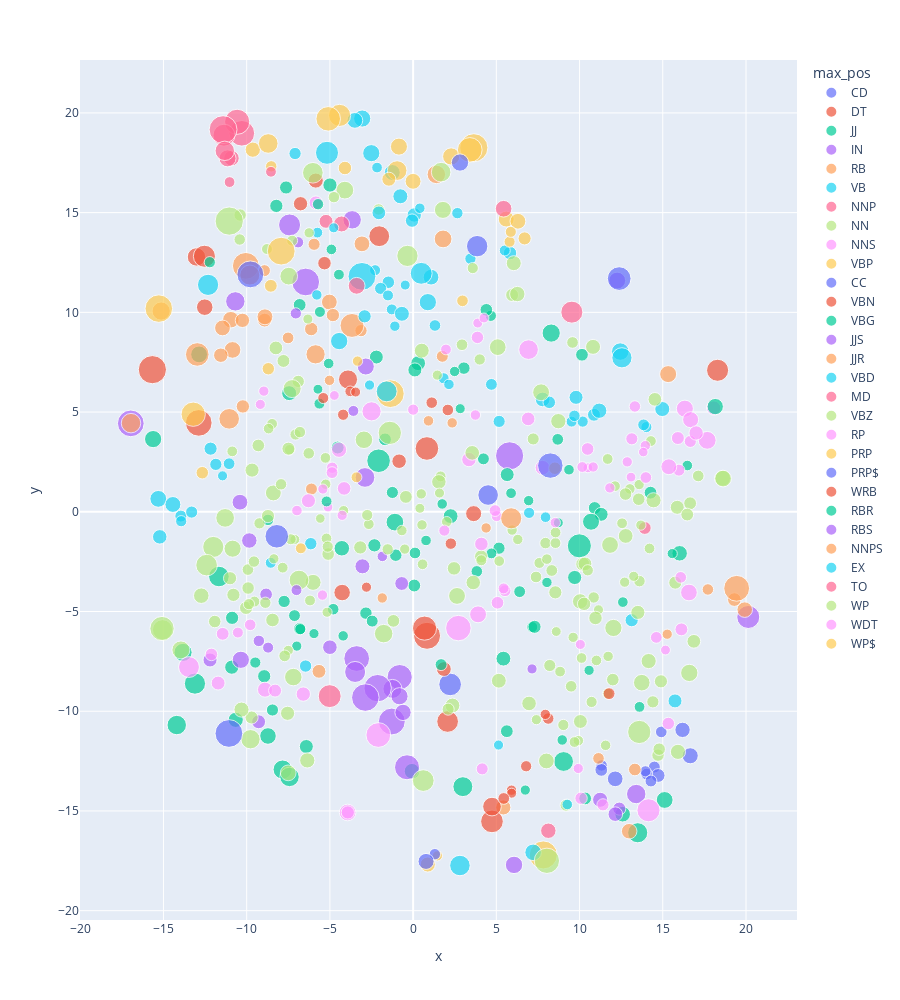

Source (notebook cell):
### Code cell
tsne_engine = TSNE(perplexity=40, n_components=2, init='pca', n_iter=2500, random_state=123)
tsne_model = tsne_engine.fit_transform(WV.to_numpy())
TSNE_DF = pd.DataFrame(tsne_model, columns=['x', 'y'], index=WV.index)

X = TSNE_DF.join(VOCAB, how='left')
px.scatter(X.reset_index(), 'x', 'y', color='max_pos', hover_name='term_str', size='dfidf',
          height=1000)

### Figure 1 — Plotly figure (JSON) as saved in the notebook; plotly's stock layout.template omitted (floating-point values rounded to 4 significant figures; data arrays with more than 128 entries replaced by an {"elided": "..."} marker saying what was removed)
{"data": [{"hovertemplate": "<b>%{hovertext}</b><br><br>max_pos=CD<br>x=%{x}<br>y=%{y}<br>dfidf=%{marker.size}<extra></extra>", "hovertext": ["1", "10", "2", "3", "4", "5", "billion", "four", "million", "one", "three", "two"], "legendgroup": "CD", "marker": {"color": "#636efa", "size": [849.7, 886.3, 1188.0, 849.7, 783.8, 881.8, 1466.0, 812.3, 1615.0, 3198.0, 1010.0, 1540.0], "sizemode": "area", "sizeref": 12.46, "symbol": "circle"}, "mode": "markers", "name": "CD", "orientation": "v", "showlegend": true, "type": "scatter", "x": [14.91, 14.49, 14.72, 14.03, 13.96, 14.29, 16.19, 11.33, 16.65, 2.224, 11.31, 12.14], "xaxis": "x", "y": [-11.04, -12.8, -13.22, -13.15, -13.01, -13.5, -10.93, -12.72, -12.23, -8.655, -12.94, -13.39], "yaxis": "y"}, {"hovertemplate": "<b>%{hovertext}</b><br><br>max_pos=DT<br>x=%{x}<br>y=%{y}<br>dfidf=%{marker.size}<extra></extra>", "hovertext": ["a", "all", "an", "another", "any", "both", "each", "every", "no", "some", "the", "these", "this", "those"], "legendgroup": "DT", "marker": {"color": "#EF553B", "size": [4558.0, 4434.0, 3634.0, 1361.0, 2116.0, 1608.0, 1316.0, 2935.0, 3038.0, 2265.0, 1705.0, 3484.0, 4958.0, 3044.0], "sizemode": "area", "sizeref": 12.46, "symbol": "circle"}, "mode": "markers", "name": "DT", "orientation": "v", "showlegend": true, "type": "scatter", "x": [0.8356, -12.88, 0.6867, 1.848, -13.02, 3.637, -0.8418, 2.073, -12.54, -3.911, -4.266, 0.8296, -15.67, 18.29], "xaxis": "x", "y": [-6.217, 4.457, -5.833, -7.886, 12.78, -0.09219, 2.537, -10.51, 12.81, 6.637, -4.05, 3.175, 7.126, 7.096], "yaxis": "y"}, {"hovertemplate": "<b>%{hovertext}</b><br><br>max_pos=JJ<br>x=%{x}<br>y=%{y}<br>dfidf=%{marker.size}<extra></extra>", "hovertext": ["able", "additional", "adequate", "american", "basic", "big", "bipartisan", "certain", "clean", "clear", "common", "democratic", "different", "domestic", "economic", "effective", "equal", "essential", "fair", "fellow", "few", "financial", "first", "fiscal", "foreign", "free", "full", "further", "good", "great", "hard", "high", "historic", "human", "immediate", "important", "individual", "industrial", "international", "large", "last", "little", "local", "long", "low", "major", "many", "medical", "military", "modern", "much", "national", "necessary", "new", "next", "nuclear", "old", "open", "other", "own", "past", "peaceful", "personal", "political", "possible", "present", "private", "proud", "public", "ready", "real", "recent", "safe", "same", "second", "serious", "single", "small", "social", "soviet", "special", "strong", "such", "sure", "third", "total", "true", "vital", "whole", "young"], "legendgroup": "JJ", "marker": {"color": "#00cc96", "size": [1078.0, 710.8, 670.7, 3470.0, 935.8, 705.9, 793.4, 917.9, 614.1, 1031.0, 1090.0, 779.1, 608.8, 759.8, 2273.0, 890.9, 735.5, 944.6, 1010.0, 1040.0, 1019.0, 695.9, 2442.0, 730.6, 1223.0, 2054.0, 1372.0, 971.0, 2068.0, 2641.0, 1208.0, 1505.0, 690.9, 1254.0, 665.6, 1397.0, 835.7, 685.9, 1090.0, 854.3, 2529.0, 695.9, 1014.0, 1952.0, 645.2, 1065.0, 2478.0, 705.9, 1717.0, 645.2, 1762.0, 2356.0, 1364.0, 3625.0, 1765.0, 926.9, 1019.0, 854.3, 2803.0, 2359.0, 1529.0, 650.3, 634.9, 877.2, 1231.0, 1372.0, 1204.0, 759.8, 1806.0, 730.6, 966.7, 655.4, 720.7, 1501.0, 1099.0, 755.0, 895.4, 1023.0, 1251.0, 831.1, 997.1, 1437.0, 1850.0, 1103.0, 1023.0, 655.4, 821.7, 769.5, 935.8, 1014.0], "sizemode": "area", "sizeref": 12.46, "symbol": "circle"}, "mode": "markers", "name": "JJ", "orientation": "v", "showlegend": true, "type": "scatter", "x": [-7.633, 12.6, 6.942, -2.075, 5.159, -4.91, 4.669, -1.245, 8.725, -6.817, -10.88, -9.482, -5.718, 7.157, -7.842, 4.223, 4.705, -6.811, 10.15, -4.532, 10.34, 0.7763, 9.04, 13.6, -6.415, -13.82, 2.253, 3.05, 8.295, -11.67, -2.209, 16.01, 1.748, -10.9, 2.492, -7.447, 3.827, -4.203, -8.947, 0.1124, 13.49, -5.073, 10.91, -1.094, 15.57, 7.298, 2.988, 16.47, -8.72, -5.957, -12.86, -7.426, 0.3014, 9.987, 15.11, -8.451, 5.631, 8.69, -13.11, -14.2, 12.59, -6.989, 2.829, -7.127, 0.1058, 5.425, 11.3, -5.6, 10.69, -4.457, -1.041, 6.74, 5.886, -0.06996, -2.325, -5.629, 1.681, 14.26, 9.706, -4.801, 4.4, -10.66, -15.62, -8.218, 0.06932, 10.57, -8.72, -6.778, -7.75, -1.688], "xaxis": "x", "y": [16.26, -4.528, 0.5595, 2.559, -1.825, 13.16, 9.827, 0.9692, -0.5487, 10.37, -5.317, -7.559, 6.147, -5.778, -12.92, 2.654, -2.086, -5.865, 7.874, 3.222, -14.37, -1.438, -12.52, -9.781, -11.77, -7.048, -0.2177, 7.203, 8.961, -3.245, 7.758, -2.081, 0.3936, -7.791, 7.036, 5.949, -2.988, -6.22, -8.244, -2.065, -16.09, 7.435, 0.1921, -0.5183, -2.096, -5.768, -13.78, 2.32, -11.24, -6.108, 7.892, -13.29, 7.449, -1.708, -14.45, -9.938, -11.0, 3.632, -8.615, -10.69, -15.16, -6.735, 5.17, -5.205, 7.113, -7.364, -0.1279, 10.02, -0.4988, 11.89, -2.176, -13.95, 0.9328, -13.01, -1.681, 5.424, -7.663, 0.9591, -3.294, -4.884, 10.13, -10.43, 3.645, 15.34, -3.697, -7.947, -0.4057, -5.883, -4.495, 3.632], "yaxis": "y"}, {"hovertemplate": "<b>%{hovertext}</b><br><br>max_pos=IN<br>x=%{x}<br>y=%{y}<br>dfidf=%{marker.size}<extra></extra>", "hovertext": ["about", "across", "after", "against", "among", "around", "as", "at", "because", "before", "behind", "between", "beyond", "by", "during", "for", "from", "if", "in", "into", "like", "of", "on", "over", "since", "than", "that", "through", "throughout", "toward", "under", "until", "upon", "whether", "while", "with", "within", "without"], "legendgroup": "IN", "marker": {"color": "#ab63fa", "size": [2119.0, 1006.0, 1419.0, 1847.0, 1239.0, 826.4, 4447.0, 3906.0, 2344.0, 1892.0, 755.0, 1331.0, 690.9, 4495.0, 1065.0, 4957.0, 3965.0, 3021.0, 4130.0, 2244.0, 1809.0, 2755.0, 4679.0, 2356.0, 1331.0, 3308.0, 4802.0, 1837.0, 759.8, 1212.0, 1658.0, 793.4, 1487.0, 798.1, 1408.0, 4730.0, 1196.0, 1784.0], "sizemode": "area", "sizeref": 12.46, "symbol": "circle"}, "mode": "markers", "name": "IN", "orientation": "v", "showlegend": true, "type": "scatter", "x": [-3.662, -8.834, 11.24, -10.35, -12.2, -9.27, -16.96, -0.366, -10.68, 6.063, -3.591, -5.0, -1.849, -1.28, 12.39, 5.796, -0.8078, -7.423, -3.39, -1.243, -2.844, -3.484, -2.13, 13.4, 12.15, 20.14, -6.453, -0.818, -8.712, -9.283, -0.6061, -7.048, -9.842, -6.914, -3.046, -2.872, -0.6863, 12.26], "xaxis": "x", "y": [14.64, -4.14, -14.44, -7.421, -7.43, -6.473, 4.434, -12.81, 10.55, -17.71, 5.058, -6.79, -2.236, -10.51, -14.88, 2.805, -8.289, 14.38, -7.357, -8.88, 7.284, -8.031, -8.843, -14.15, -15.16, -5.274, 11.52, -9.249, -6.81, -10.53, -10.06, 9.948, -1.44, 13.51, -2.735, -9.314, -3.595, 11.59], "yaxis": "y"}, {"hovertemplate": "<b>%{hovertext}</b><br><br>max_pos=RB<br>x=%{x}<br>y=%{y}<br>dfidf=%{marker.size}<extra></extra>", "hovertext": ["abroad", "again", "ago", "ahead", "almost", "alone", "already", "also", "always", "away", "back", "enough", "especially", "even", "ever", "far", "finally", "forward", "fully", "here", "instead", "just", "nearly", "never", "not", "now", "often", "once", "only", "so", "still", "then", "together", "too", "very", "well", "yet"], "legendgroup": "RB", "marker": {"color": "#FFA15A", "size": [895.4, 1554.0, 1505.0, 940.2, 845.0, 858.9, 1430.0, 2650.0, 1188.0, 922.4, 1550.0, 890.9, 670.7, 1736.0, 1508.0, 1304.0, 895.4, 1119.0, 690.9, 2127.0, 680.8, 2307.0, 1006.0, 1574.0, 4476.0, 3579.0, 675.8, 1107.0, 2510.0, 3466.0, 1704.0, 1127.0, 2060.0, 1550.0, 1964.0, 2366.0, 1285.0], "sizemode": "area", "sizeref": 12.46, "symbol": "circle"}, "mode": "markers", "name": "RB", "orientation": "v", "showlegend": true, "type": "scatter", "x": [-6.109, -5.033, 12.98, -3.131, 11.14, -7.512, 5.418, -11.05, -8.923, -5.951, -3.075, -8.933, 4.387, -10.85, 19.92, -11.56, 1.753, -10.23, 0.9232, 1.395, 2.346, -5.861, 13.32, -8.903, -10.05, -3.672, -5.026, -4.821, -9.815, -12.97, -10.95, -6.121, -15.14, -11.45, 1.801, -16.95, -10.26], "xaxis": "x", "y": [1.142, 10.52, -16.01, 9.083, -12.36, 8.718, -14.82, 4.661, 9.61, 13.41, 13.43, 12.09, -0.8096, 8.116, -4.906, 7.851, 7.796, 5.283, 4.56, 16.92, 4.46, 7.895, -12.92, 9.776, 12.33, 9.343, 6.591, 9.865, 11.87, 7.889, 9.631, 9.164, 10.06, 9.218, 13.68, 4.445, 9.599], "yaxis": "y"}, {"hovertemplate": "<b>%{hovertext}</b><br><br>max_pos=VB<br>x=%{x}<br>y=%{y}<br>dfidf=%{marker.size}<extra></extra>", "hovertext": ["achieve", "afford", "be", "become", "begin", "bring", "build", "choose", "come", "continue", "create", "cut", "defend", "develop", "do", "encourage", "expand", "fight", "find", "get", "give", "go", "help", "hold", "improve", "join", "keep", "lead", "leave", "let", "live", "look", "maintain", "make", "mean", "meet", "move", "pass", "pay", "prevent", "protect", "provide", "put", "raise", "reach", "reduce", "remain", "remember", "report", "require", "save", "say", "secure", "see", "send", "serve", "set", "speak", "stand", "start", "stop", "strengthen", "take", "tell", "turn"], "legendgroup": "VB", "marker": {"color": "#19d3f3", "size": [899.9, 759.8, 4824.0, 962.3, 845.0, 1227.0, 1308.0, 624.5, 1874.0, 1768.0, 1048.0, 1223.0, 634.9, 705.9, 3312.0, 750.1, 783.8, 931.3, 975.4, 1834.0, 1901.0, 1550.0, 2548.0, 750.1, 826.4, 807.6, 1540.0, 922.4, 675.8, 1840.0, 1078.0, 1281.0, 783.8, 2989.0, 720.7, 1578.0, 922.4, 1119.0, 1412.0, 783.8, 1335.0, 1455.0, 1390.0, 764.6, 764.6, 1090.0, 750.1, 680.8, 788.6, 685.9, 863.5, 1571.0, 949.1, 1405.0, 750.1, 858.9, 1086.0, 685.9, 1119.0, 872.7, 909.0, 975.4, 1862.0, 710.8, 755.0], "sizemode": "area", "sizeref": 12.46, "symbol": "circle"}, "mode": "markers", "name": "VB", "orientation": "v", "showlegend": true, "type": "scatter", "x": [-13.96, -2.285, -3.074, -6.148, 1.312, 9.788, -15.22, -0.4761, -4.442, -15.31, 10.87, 15.73, -11.45, 7.957, -5.174, 9.521, 10.19, -11.85, -1.489, -3.059, 12.45, -3.501, 12.55, -1.281, 9.692, 2.659, 1.077, -13.31, -1.097, -2.514, -12.17, 0.06718, -13.93, 0.4857, -5.753, -14.43, 5.168, 5.822, 14.97, 6.968, 7.782, 11.18, -0.6729, 14.02, 1.831, 13.13, -8.555, -5.785, 3.443, 2.153, 13.85, -1.249, -6.46, -0.7681, 5.505, -11.06, -2.913, 0.4025, -0.06403, 4.704, -1.955, 8.18, 0.8848, -2.167, -1.51], "xaxis": "x", "y": [-0.2162, 12.12, 11.8, -1.599, 9.341, 5.739, -1.256, 11.37, 8.56, 0.6484, 4.866, -9.483, 1.803, -0.2701, 18.0, 4.521, 4.522, 2.377, 11.51, 19.72, 8.034, 19.63, 7.721, 10.15, 4.811, 14.97, 11.76, -0.01429, 9.305, 17.98, 3.166, 14.88, -0.4714, 11.96, 14.0, 0.3666, 4.532, 12.97, 5.152, -0.05295, 5.633, 5.067, 9.927, 4.248, 6.695, -5.435, -2.556, 10.87, 12.69, 6.387, 4.359, 17.01, -7.734, 15.82, 13.1, 2.411, 9.8, 15.22, 14.6, 6.388, 11.2, 5.489, 10.51, 17.26, 10.85], "yaxis": "y"}, {"hovertemplate": "<b>%{hovertext}</b><br><br>max_pos=NNP<br>x=%{x}<br>y=%{y}<br>dfidf=%{marker.size}<extra></extra>", "hovertext": ["act", "government", "lets", "middle", "thats", "weve"], "legendgroup": "NNP", "marker": {"color": "#FF6692", "size": [1765.0, 3277.0, 1215.0, 1023.0, 1591.0, 1484.0], "sizemode": "area", "sizeref": 12.46, "symbol": "circle"}, "mode": "markers", "name": "NNP", "orientation": "v", "showlegend": true, "type": "scatter", "x": [-3.394, -5.013, -5.233, 13.92, -4.3, 8.124], "xaxis": "x", "y": [11.33, -9.243, 14.56, -0.8124, 14.43, -15.99], "yaxis": "y"}, {"hovertemplate": "<b>%{hovertext}</b><br><br>max_pos=NN<br>x=%{x}<br>y=%{y}<br>dfidf=%{marker.size}<extra></extra>", "hovertext": {"elided": "188 str values"}, "legendgroup": "NN", "marker": {"color": "#B6E880", "size": {"elided": "188 float values"}, "sizemode": "area", "sizeref": 12.46, "symbol": "circle"}, "mode": "markers", "name": "NN", "orientation": "v", "showlegend": true, "type": "scatter", "x": {"elided": "188 float values"}, "xaxis": "x", "y": {"elided": "188 float values"}, "yaxis": "y"}, {"hovertemplate": "<b>%{hovertext}</b><br><br>max_pos=NNS<br>x=%{x}<br>y=%{y}<br>dfidf=%{marker.size}<extra></extra>", "hovertext": ["allies", "areas", "arms", "benefits", "businesses", "challenges", "children", "cities", "citizens", "communities", "companies", "conditions", "costs", "countries", "cuts", "days", "decades", "dollars", "drugs", "efforts", "expenditures", "families", "farmers", "forces", "friends", "goals", "governments", "hands", "homes", "interests", "jobs", "laws", "leaders", "lives", "markets", "measures", "members", "men", "millions", "months", "nations", "needs", "opportunities", "others", "parents", "people", "peoples", "plans", "policies", "prices", "principles", "problems", "programs", "proposals", "rates", "recommendations", "resources", "rights", "schools", "standards", "steps", "students", "taxes", "terrorists", "things", "thousands", "times", "troops", "values", "ways", "weapons", "women", "words", "workers", "years"], "legendgroup": "NNS", "marker": {"color": "#FF97FF", "size": [1027.0, 890.9, 675.8, 854.3, 913.5, 660.5, 1816.0, 755.0, 1778.0, 997.1, 670.7, 750.1, 899.9, 1001.0, 608.8, 962.3, 650.3, 975.4, 598.3, 1160.0, 629.7, 1601.0, 608.8, 1419.0, 802.9, 640.0, 863.5, 650.3, 665.6, 845.0, 1985.0, 1152.0, 872.7, 1338.0, 665.6, 966.7, 1441.0, 1720.0, 1285.0, 926.9, 2716.0, 1301.0, 730.6, 1156.0, 817.0, 4050.0, 984.1, 680.8, 779.1, 845.0, 690.9, 1247.0, 1567.0, 619.3, 863.5, 614.1, 1289.0, 1212.0, 1048.0, 660.5, 720.7, 571.7, 1036.0, 593.0, 1168.0, 670.7, 904.5, 645.2, 745.2, 779.1, 1048.0, 1099.0, 593.0, 1289.0, 3319.0], "sizemode": "area", "sizeref": 12.46, "symbol": "circle"}, "mode": "markers", "name": "NNS", "orientation": "v", "showlegend": true, "type": "scatter", "x": [-11.44, 5.52, -5.448, 13.98, 16.65, -8.968, 16.33, 5.438, 3.902, 10.48, 13.95, 5.024, 15.97, 5.068, 15.16, 10.09, 9.922, 15.33, 13.09, 6.913, 10.05, 16.67, 10.5, -8.898, -4.861, -9.181, 4.923, -4.263, 12.86, -9.788, 17.67, 4.102, -4.872, 7.774, 8.542, 3.864, -4.449, -3.934, 18.06, 11.41, -13.47, 3.353, 10.16, -4.146, 13.32, 2.718, -12.12, 3.742, 1.877, 16.08, -6.98, -6.29, 15.36, 3.883, 14.61, 4.257, -6.6, -11.72, 15.91, 10.82, 1.973, 13.83, 16.12, -5.115, -5.84, 11.82, 4.15, -5.423, -10.53, 0.005328, -8.294, -3.924, -4.731, 17.0, 14.14], "xaxis": "x", "y": [-6.118, -3.955, -4.176, 1.718, 3.528, 6.05, 5.171, -3.842, -5.142, 3.15, 3.314, -0.2144, 2.089, -4.561, -6.932, -14.36, -12.87, -10.62, 1.738, 4.658, -6.652, 4.617, 2.204, -8.917, 2.209, 5.384, 0.06188, -0.177, 2.504, -5.668, 3.583, -1.614, 1.964, 2.213, -0.5436, 8.744, 3.11, -15.08, 5.203, -14.69, -7.785, 2.62, 2.245, 1.172, 5.281, -5.831, -7.151, 4.853, -0.9428, -3.286, 0.06213, 0.5555, 2.258, 9.462, -6.297, 9.717, -9.14, -8.589, 3.698, 2.246, 8.139, 2.995, -5.895, 0.2352, 15.49, 1.199, -12.89, 1.14, -6.057, 5.121, -8.965, -15.08, 5.834, 3.952, -14.97], "yaxis": "y"}, {"hovertemplate": "<b>%{hovertext}</b><br><br>max_pos=VBP<br>x=%{x}<br>y=%{y}<br>dfidf=%{marker.size}<extra></extra>", "hovertext": ["am", "are", "ask", "believe", "call", "cannot", "cant", "dont", "face", "have", "know", "need", "propose", "recommend", "seek", "think", "urge", "want"], "legendgroup": "VBP", "marker": {"color": "#FECB52", "size": [1581.0, 4792.0, 1560.0, 1574.0, 849.7, 1459.0, 812.3, 1135.0, 966.7, 4907.0, 2417.0, 2399.0, 1069.0, 764.6, 979.8, 1223.0, 774.3, 1809.0], "sizemode": "area", "sizeref": 12.46, "symbol": "circle"}, "mode": "markers", "name": "VBP", "orientation": "v", "showlegend": true, "type": "scatter", "x": [5.594, -1.369, 6.297, -0.002885, 2.967, -9.633, -8.525, -4.096, -8.701, 7.82, -0.9619, -8.705, 6.698, 5.797, -12.67, -1.458, 5.869, -0.8516], "xaxis": "x", "y": [14.68, 5.922, 14.57, 16.57, 10.58, 18.16, 17.32, 17.24, 7.173, -17.21, 17.11, 18.47, 13.71, 13.54, 1.958, 16.68, 14.03, 18.31], "yaxis": "y"}, {"hovertemplate": "<b>%{hovertext}</b><br><br>max_pos=CC<br>x=%{x}<br>y=%{y}<br>dfidf=%{marker.size}<extra></extra>", "hovertext": ["and", "but", "or"], "legendgroup": "CC", "marker": {"color": "#636efa", "size": [2642.0, 4507.0, 3508.0], "sizemode": "area", "sizeref": 12.46, "symbol": "circle"}, "mode": "markers", "name": "CC", "orientation": "v", "showlegend": true, "type": "scatter", "x": [4.507, -9.779, 12.38], "xaxis": "x", "y": [0.8406, 11.9, 11.69], "yaxis": "y"}, {"hovertemplate": "<b>%{hovertext}</b><br><br>max_pos=VBN<br>x=%{x}<br>y=%{y}<br>dfidf=%{marker.size}<extra></extra>", "hovertext": ["based", "been", "brought", "built", "called", "created", "done", "given", "increased", "left", "made", "needed", "passed", "proposed", "seen", "taken", "used", "worked"], "legendgroup": "VBN", "marker": {"color": "#EF553B", "size": [821.7, 3205.0, 670.7, 650.3, 764.6, 793.4, 1278.0, 793.4, 881.8, 715.8, 2169.0, 845.0, 821.7, 665.6, 624.5, 858.9, 835.7, 624.5], "sizemode": "area", "sizeref": 12.46, "symbol": "circle"}, "mode": "markers", "name": "VBN", "orientation": "v", "showlegend": true, "type": "scatter", "x": [2.266, 4.737, 5.912, -2.803, -5.399, 6.791, -6.765, -4.204, 11.77, -3.779, 4.739, 2.086, 8.117, 7.942, 5.92, 5.445, 1.118, -3.453], "xaxis": "x", "y": [-1.597, -15.52, -13.96, -3.78, 5.704, -12.76, 15.45, 4.866, -9.118, 6.039, -14.78, 5.105, -10.37, -10.16, -14.11, -14.37, 5.471, 6.004], "yaxis": "y"}, {"hovertemplate": "<b>%{hovertext}</b><br><br>max_pos=VBG<br>x=%{x}<br>y=%{y}<br>dfidf=%{marker.size}<extra></extra>", "hovertext": ["being", "building", "coming", "doing", "fighting", "going", "growing", "helping", "including", "increasing", "making", "working"], "legendgroup": "VBG", "marker": {"color": "#00cc96", "size": [1501.0, 966.7, 690.9, 802.9, 745.2, 1262.0, 890.9, 700.9, 872.7, 670.7, 1215.0, 1655.0], "sizemode": "area", "sizeref": 12.46, "symbol": "circle"}, "mode": "markers", "name": "VBG", "orientation": "v", "showlegend": true, "type": "scatter", "x": [-4.282, -2.835, 8.959, -5.711, -5.201, -4.996, -2.458, 9.365, 6.401, 8.04, 5.653, 18.15], "xaxis": "x", "y": [-1.828, -5.082, -11.44, 15.42, 0.5199, 16.38, -5.481, 2.11, -4.004, -3.542, 1.865, 5.275], "yaxis": "y"}, {"hovertemplate": "<b>%{hovertext}</b><br><br>max_pos=JJS<br>x=%{x}<br>y=%{y}<br>dfidf=%{marker.size}<extra></extra>", "hovertext": ["best", "greatest", "least"], "legendgroup": "JJS", "marker": {"color": "#ab63fa", "size": [1554.0, 755.0, 645.2], "sizemode": "area", "sizeref": 12.46, "symbol": "circle"}, "mode": "markers", "name": "JJS", "orientation": "v", "showlegend": true, "type": "scatter", "x": [-10.4, -7.007, 7.145], "xaxis": "x", "y": [0.4813, -3.927, -7.879], "yaxis": "y"}, {"hovertemplate": "<b>%{hovertext}</b><br><br>max_pos=JJR<br>x=%{x}<br>y=%{y}<br>dfidf=%{marker.size}<extra></extra>", "hovertext": ["better", "greater", "higher", "less", "lower", "more", "stronger"], "legendgroup": "JJR", "marker": {"color": "#FFA15A", "size": [1803.0, 1192.0, 826.4, 1164.0, 655.4, 4156.0, 675.8], "sizemode": "area", "sizeref": 12.46, "symbol": "circle"}, "mode": "markers", "name": "JJR", "orientation": "v", "showlegend": true, "type": "scatter", "x": [15.32, -5.657, 17.71, 19.3, 15.27, 19.44, -1.854], "xaxis": "x", "y": [6.904, -7.999, -3.894, -4.402, -6.138, -3.837, -4.321], "yaxis": "y"}, {"hovertemplate": "<b>%{hovertext}</b><br><br>max_pos=VBD<br>x=%{x}<br>y=%{y}<br>dfidf=%{marker.size}<extra></extra>", "hovertext": ["came", "did", "got", "had", "met", "said", "took", "was", "were"], "legendgroup": "VBD", "marker": {"color": "#19d3f3", "size": [655.4, 940.2, 634.9, 1714.0, 640.0, 1176.0, 705.9, 2625.0, 2725.0], "sizemode": "area", "sizeref": 12.46, "symbol": "circle"}, "mode": "markers", "name": "VBD", "orientation": "v", "showlegend": true, "type": "scatter", "x": [-2.618, -7.093, -4.77, 7.21, 5.132, -2.059, 9.263, 2.813, -1.591], "xaxis": "x", "y": [6.357, 17.96, 14.24, -17.08, -11.69, 14.99, -14.67, -17.74, 6.039], "yaxis": "y"}, {"hovertemplate": "<b>%{hovertext}</b><br><br>max_pos=MD<br>x=%{x}<br>y=%{y}<br>dfidf=%{marker.size}<extra></extra>", "hovertext": ["can", "could", "may", "might", "must", "ought", "shall", "should", "will", "would"], "legendgroup": "MD", "marker": {"color": "#FF6692", "size": [4093.0, 1498.0, 1803.0, 730.6, 3942.0, 730.6, 1733.0, 2999.0, 4852.0, 2349.0], "sizemode": "area", "sizeref": 12.46, "symbol": "circle"}, "mode": "markers", "name": "MD", "orientation": "v", "showlegend": true, "type": "scatter", "x": [-10.29, -10.91, -11.15, -11.03, -10.57, -8.541, 5.437, -11.37, -11.42, -11.32], "xaxis": "x", "y": [18.98, 17.73, 17.72, 16.53, 19.55, 17.05, 15.2, 18.88, 19.16, 18.1], "yaxis": "y"}, {"hovertemplate": "<b>%{hovertext}</b><br><br>max_pos=VBZ<br>x=%{x}<br>y=%{y}<br>dfidf=%{marker.size}<extra></extra>", "hovertext": ["does", "has", "is", "means", "requires"], "legendgroup": "VBZ", "marker": {"color": "#B6E880", "size": [957.9, 3998.0, 4984.0, 1342.0, 634.9], "sizemode": "area", "sizeref": 12.46, "symbol": "circle"}, "mode": "markers", "name": "VBZ", "orientation": "v", "showlegend": true, "type": "scatter", "x": [-10.39, 8.037, -11.05, 3.55, 1.585], "xaxis": "x", "y": [14.88, -17.5, 14.58, 2.955, 0.9401], "yaxis": "y"}, {"hovertemplate": "<b>%{hovertext}</b><br><br>max_pos=RP<br>x=%{x}<br>y=%{y}<br>dfidf=%{marker.size}<extra></extra>", "hovertext": ["down", "off", "out", "up"], "legendgroup": "RP", "marker": {"color": "#FF97FF", "size": [1736.0, 917.9, 2287.0, 2409.0], "sizemode": "area", "sizeref": 12.46, "symbol": "circle"}, "mode": "markers", "name": "RP", "orientation": "v", "showlegend": true, "type": "scatter", "x": [16.57, 13.14, -2.498, 6.935], "xaxis": "x", "y": [-4.047, 3.659, 5.037, 8.131], "yaxis": "y"}, {"hovertemplate": "<b>%{hovertext}</b><br><br>max_pos=PRP<br>x=%{x}<br>y=%{y}<br>dfidf=%{marker.size}<extra></extra>", "hovertext": ["he", "him", "i", "it", "itself", "me", "ourselves", "she", "them", "themselves", "they", "us", "we", "you"], "legendgroup": "PRP", "marker": {"color": "#FECB52", "size": [1423.0, 670.7, 4949.0, 4815.0, 750.1, 1850.0, 1027.0, 645.2, 3062.0, 979.8, 3755.0, 3685.0, 4732.0, 3801.0], "sizemode": "area", "sizeref": 12.46, "symbol": "circle"}, "mode": "markers", "name": "PRP", "orientation": "v", "showlegend": true, "type": "scatter", "x": [0.8809, -3.341, 3.648, -7.925, -6.745, 2.288, -8.55, 1.459, -4.416, 8.518, -5.101, -13.21, -15.28, 3.404], "xaxis": "x", "y": [-17.68, 7.557, 18.25, 13.07, -1.83, 17.82, 11.33, -17.25, 19.88, 2.186, 19.7, 4.892, 10.19, 18.15], "yaxis": "y"}, {"hovertemplate": "<b>%{hovertext}</b><br><br>max_pos=PRP$<br>x=%{x}<br>y=%{y}<br>dfidf=%{marker.size}<extra></extra>", "hovertext": ["her", "his", "its", "my", "our", "their", "your"], "legendgroup": "PRP$", "marker": {"color": "#636efa", "size": [812.3, 1605.0, 3468.0, 2858.0, 4797.0, 4035.0, 1868.0], "sizemode": "area", "sizeref": 12.46, "symbol": "circle"}, "mode": "markers", "name": "PRP$", "orientation": "v", "showlegend": true, "type": "scatter", "x": [1.306, 0.7771, -8.19, 3.849, -11.07, 8.243, 2.816], "xaxis": "x", "y": [-17.17, -17.53, -1.228, 13.32, -11.11, 2.317, 17.51], "yaxis": "y"}, {"hovertemplate": "<b>%{hovertext}</b><br><br>max_pos=WRB<br>x=%{x}<br>y=%{y}<br>dfidf=%{marker.size}<extra></extra>", "hovertext": ["how", "when", "where", "why"], "legendgroup": "WRB", "marker": {"color": "#EF553B", "size": [1419.0, 2705.0, 1704.0, 1139.0], "sizemode": "area", "sizeref": 12.46, "symbol": "circle"}, "mode": "markers", "name": "WRB", "orientation": "v", "showlegend": true, "type": "scatter", "x": [-5.85, -2.037, -12.52, -5.326], "xaxis": "x", "y": [16.61, 13.82, 10.26, 12.47], "yaxis": "y"}, {"hovertemplate": "<b>%{hovertext}</b><br><br>max_pos=RBR<br>x=%{x}<br>y=%{y}<br>dfidf=%{marker.size}<extra></extra>", "hovertext": ["longer"], "legendgroup": "RBR", "marker": {"color": "#00cc96", "size": [788.6], "sizemode": "area", "sizeref": 12.46, "symbol": "circle"}, "mode": "markers", "name": "RBR", "orientation": "v", "showlegend": true, "type": "scatter", "x": [-12.21], "xaxis": "x", "y": [12.51], "yaxis": "y"}, {"hovertemplate": "<b>%{hovertext}</b><br><br>max_pos=RBS<br>x=%{x}<br>y=%{y}<br>dfidf=%{marker.size}<extra></extra>", "hovertext": ["most"], "legendgroup": "RBS", "marker": {"color": "#ab63fa", "size": [2417.0], "sizemode": "area", "sizeref": 12.46, "symbol": "circle"}, "mode": "markers", "name": "RBS", "orientation": "v", "showlegend": true, "type": "scatter", "x": [-2.892], "xaxis": "x", "y": [1.722], "yaxis": "y"}, {"hovertemplate": "<b>%{hovertext}</b><br><br>max_pos=NNPS<br>x=%{x}<br>y=%{y}<br>dfidf=%{marker.size}<extra></extra>", "hovertext": ["states"], "legendgroup": "NNPS", "marker": {"color": "#FFA15A", "size": [2786.0], "sizemode": "area", "sizeref": 12.46, "symbol": "circle"}, "mode": "markers", "name": "NNPS", "orientation": "v", "showlegend": true, "type": "scatter", "x": [5.891], "xaxis": "x", "y": [-0.3262], "yaxis": "y"}, {"hovertemplate": "<b>%{hovertext}</b><br><br>max_pos=EX<br>x=%{x}<br>y=%{y}<br>dfidf=%{marker.size}<extra></extra>", "hovertext": ["there"], "legendgroup": "EX", "marker": {"color": "#19d3f3", "size": [2807.0], "sizemode": "area", "sizeref": 12.46, "symbol": "circle"}, "mode": "markers", "name": "EX", "orientation": "v", "showlegend": true, "type": "scatter", "x": [-12.32], "xaxis": "x", "y": [11.38], "yaxis": "y"}, {"hovertemplate": "<b>%{hovertext}</b><br><br>max_pos=TO<br>x=%{x}<br>y=%{y}<br>dfidf=%{marker.size}<extra></extra>", "hovertext": ["to"], "legendgroup": "TO", "marker": {"color": "#FF6692", "size": [3024.0], "sizemode": "area", "sizeref": 12.46, "symbol": "circle"}, "mode": "markers", "name": "TO", "orientation": "v", "showlegend": true, "type": "scatter", "x": [9.536], "xaxis": "x", "y": [10.01], "yaxis": "y"}, {"hovertemplate": "<b>%{hovertext}</b><br><br>max_pos=WP<br>x=%{x}<br>y=%{y}<br>dfidf=%{marker.size}<extra></extra>", "hovertext": ["what", "who"], "legendgroup": "WP", "marker": {"color": "#B6E880", "size": [2657.0, 3383.0], "sizemode": "area", "sizeref": 12.46, "symbol": "circle"}, "mode": "markers", "name": "WP", "orientation": "v", "showlegend": true, "type": "scatter", "x": [-6.023, -1.4], "xaxis": "x", "y": [17.0, 3.956], "yaxis": "y"}, {"hovertemplate": "<b>%{hovertext}</b><br><br>max_pos=WDT<br>x=%{x}<br>y=%{y}<br>dfidf=%{marker.size}<extra></extra>", "hovertext": ["which"], "legendgroup": "WDT", "marker": {"color": "#FF97FF", "size": [3820.0], "sizemode": "area", "sizeref": 12.46, "symbol": "circle"}, "mode": "markers", "name": "WDT", "orientation": "v", "showlegend": true, "type": "scatter", "x": [-2.091], "xaxis": "x", "y": [-11.19], "yaxis": "y"}, {"hovertemplate": "<b>%{hovertext}</b><br><br>max_pos=WP$<br>x=%{x}<br>y=%{y}<br>dfidf=%{marker.size}<extra></extra>", "hovertext": ["whose"], "legendgroup": "WP$", "marker": {"color": "#FECB52", "size": [735.5], "sizemode": "area", "sizeref": 12.46, "symbol": "circle"}, "mode": "markers", "name": "WP$", "orientation": "v", "showlegend": true, "type": "scatter", "x": [-3.404], "xaxis": "x", "y": [1.731], "yaxis": "y"}], "layout": {"height": 1000, "legend": {"itemsizing": "constant", "title": {"text": "max_pos"}, "tracegroupgap": 0}, "margin": {"t": 60}, "xaxis": {"anchor": "y", "autorange": true, "domain": [0, 1], "range": [-20.13, 23.16], "title": {"text": "x"}, "type": "linear"}, "yaxis": {"anchor": "x", "autorange": true, "domain": [0, 1], "range": [-20.47, 22.65], "title": {"text": "y"}, "type": "linear"}}}
